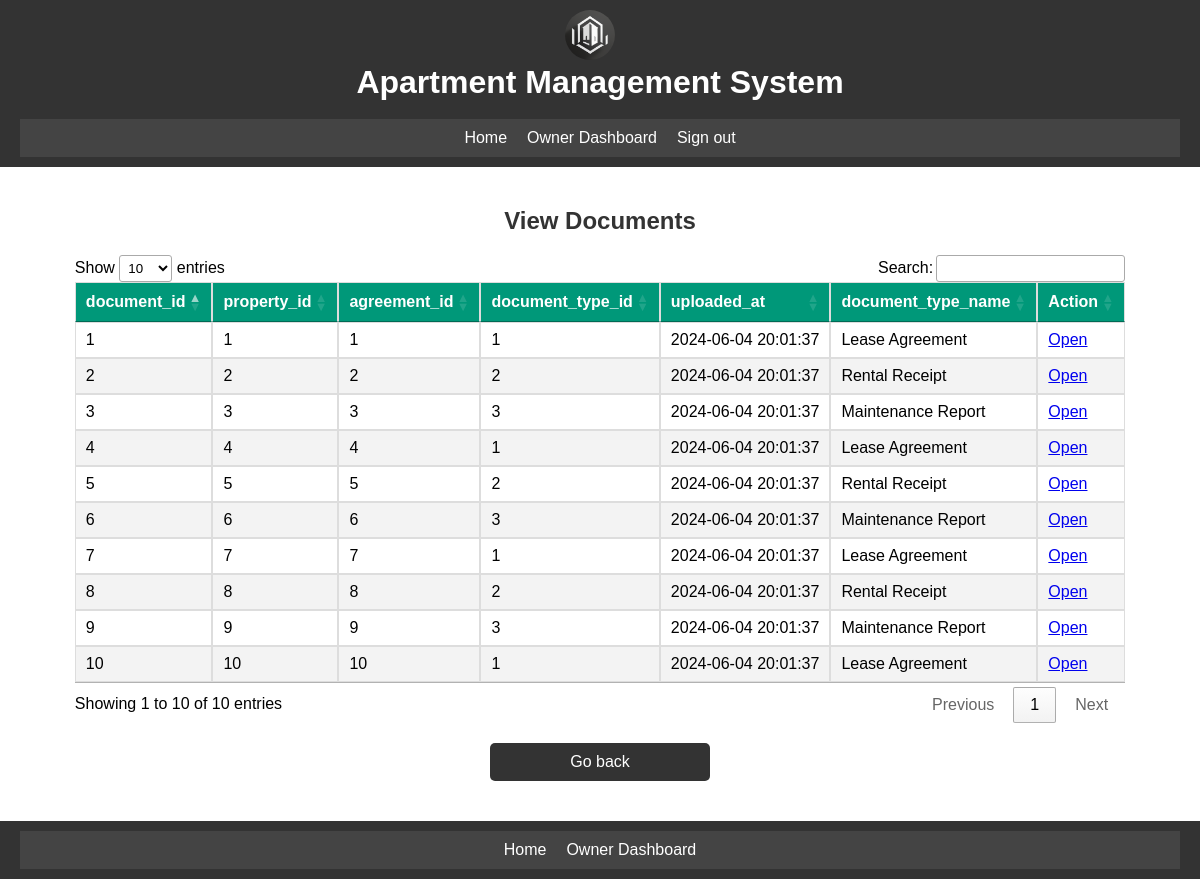
The page /documents/view_document.php (signed in) on the database its author committed.
### tables this page shows
CREATE TABLE `Documents` (
  `document_id` int PRIMARY KEY AUTO_INCREMENT,
  `property_id` int,
  `agreement_id` int,
  `document_type_id` int,
  `file_path` varchar(255) NOT NULL,
  `uploaded_at` datetime NOT NULL
);

CREATE TABLE `DocumentTypes` (
  `document_type_id` int PRIMARY KEY AUTO_INCREMENT,
  `document_type_name` varchar(50) NOT NULL
);

### includes/functions.php (called while the page is built, shortened)
<?php
function check_user_role($conn, $user_id, $role) {
    $table = '';
    if ($role === 'administrator') {
        $table = 'Administrators';
    } elseif ($role === 'owner') {
        $table = 'Owners';
    } elseif ($role === 'tenant') {
        $table = 'Tenants';
    }
    if ($table) {
        $sql = "SELECT * FROM $table WHERE user_id='$user_id'";
        $result = $conn->query($sql);
        if ($result->num_rows > 0) {
            return true;
        }
    }
    return false;
}
if (isset($_SESSION['user_id'])) {
    $user_id = $_SESSION['user_id'];
    $is_admin = check_user_role($conn, $user_id, 'administrator');
    $is_tenant = check_user_role($conn, $user_id, 'tenant');
    $is_owner = check_user_role($conn, $user_id, 'owner');
} else {
    $user_id = null;
    $is_admin = false;
    $is_tenant = false;
    $is_owner = false;
}
?>

### documents/view_document.php (the view, shortened to what this page needs)
<?php
include($_SERVER['DOCUMENT_ROOT'] . '/ApartmentManagement/auth.php');
include($_SERVER['DOCUMENT_ROOT'] . '/ApartmentManagement/includes/db.php');
include($_SERVER['DOCUMENT_ROOT'] . '/ApartmentManagement/includes/functions.php');
$stmt = $conn->prepare("SELECT document_id, property_id, agreement_id, documents.document_type_id, file_path, uploaded_at, document_type_name
                        FROM documents
                        JOIN documenttypes ON documents.document_type_id = documenttypes.document_type_id;");
$stmt->execute();
$result = $stmt->get_result();
?>
<!DOCTYPE html>
<html lang="en">
<head>
    <link rel="stylesheet" type="text/css" href="/apartmentmanagement/css/styles.css">
    <link rel="stylesheet" type="text/css" href="https://cdn.datatables.net/1.11.5/css/jquery.dataTables.css">
</head>
<body>
<?php include('../includes/header.php'); ?>
    <main>
        <h2>View Documents</h2>
        <table id="tasksTable">
        <?php if ($result->num_rows > 0): ?>
            <thead>
                <tr>
                    <th>document_id</th>
                    <th>property_id</th>
                    <th>agreement_id</th>
                    <th>document_type_id</th>
                    <th>uploaded_at</th>
                    <th>document_type_name</th>
                    <th>Action</th>
                </tr>
            </thead>
            <tbody>
                <?php while ($row = $result->fetch_assoc()): ?>
                    <tr>
                        <td><?php echo htmlspecialchars($row['document_id']); ?></td>
                        <td><?php echo htmlspecialchars($row['property_id']); ?></td>
                        <td><?php echo htmlspecialchars($row['agreement_id']); ?></td>
                        <td><?php echo htmlspecialchars($row['document_type_id']); ?></td>
                        <td><?php echo htmlspecialchars($row['uploaded_at']); ?></td>
                        <td><?php echo htmlspecialchars($row['document_type_name']); ?></td>
                        <td><a href="#" onclick="handleFileClick(event, '../uploads/<?php echo htmlspecialchars($row['file_path']); ?>')">Open</a></td>
                    </tr>
                <?php endwhile; ?>
            </tbody>
            <?php else: ?>
                <tr>
                    <td colspan="7">You don't have documents at the moment.</td>
                </tr>
            <?php endif; ?>
        </table>
        <?php
            $back_link = '/apartmentmanagement/index.php';
            if ($is_admin) {
                $back_link = '/apartmentmanagement/dashboards/administrator_dashboard.php';
            } elseif ($is_tenant) {
                $back_link = '/apartmentmanagement/dashboards/tenant_dashboard.php';
            } elseif ($is_owner) {
                $back_link = '/apartmentmanagement/dashboards/owner_dashboard.php';
            }
        ?>
        <a class="back-button" href="<?php echo $back_link; ?>">Go back</a>
    </main>
    <?php include('../includes/footer.php'); ?>
</body>
</html>

### includes/header.php (shortened to what this page needs)
<!DOCTYPE html>
<html lang="en">
<head>
    <link rel="stylesheet" type="text/css" href="/Apartmentmanagement/css/styles.css">
</head>
<body>
    <header>
        <div class="header-content">
            <img src="/apartmentmanagement/images/logo.jpeg" alt="Logo" class="logo">
            <h1>Apartment Management System</h1>
        </div><br>
        <nav>
            <?php
            require_once($_SERVER['DOCUMENT_ROOT'] . '/apartmentmanagement/includes/db.php');
            require_once($_SERVER['DOCUMENT_ROOT'] . '/apartmentmanagement/includes/functions.php');
            if (isset($_SESSION['user_id'])) {
                $user_id = $_SESSION['user_id'];
                if (check_user_role($conn, $user_id, 'administrator')): ?>
                <?php endif;
                if (check_user_role($conn, $user_id, 'owner')): ?>
                    <a href="/apartmentmanagement/index.php">Home</a>
                    <a href="/apartmentmanagement/dashboards/owner_dashboard.php">Owner Dashboard</a>
                    <a href="/apartmentmanagement/logout.php">Sign out</a>
                <?php endif;
                if (check_user_role($conn, $user_id, 'tenant')): ?>
                    <a href="/apartmentmanagement/index.php">Home</a>
                    <a href="/apartmentmanagement/dashboards/tenant_dashboard.php">Tenant Dashboard</a>
                    <a href="/apartmentmanagement/logout.php">Sign out</a>
                <?php endif;
            } else {
                echo '<a href="/apartmentmanagement/login.php">Login</a>';
            }
            ?>
        </nav>
    </header>
</body>
</html>

### includes/footer.php (shortened to what this page needs)
<!DOCTYPE html>
<html lang="en">
<head>
    <link rel="stylesheet" type="text/css" href="/Apartmentmanagement/css/styles.css">
</head>
<body>
    <div class="wrapper">
        <footer class="footer">
        <nav>
            <?php
            require_once($_SERVER['DOCUMENT_ROOT'] . '/apartmentmanagement/includes/db.php');
            require_once($_SERVER['DOCUMENT_ROOT'] . '/apartmentmanagement/includes/functions.php');
            if (isset($_SESSION['user_id'])) {
                $user_id = $_SESSION['user_id'];
                if (check_user_role($conn, $user_id, 'administrator')): ?>
                <?php endif;
                if (check_user_role($conn, $user_id, 'owner')): ?>
                    <a href="/apartmentmanagement/index.php">Home</a>
                    <a href="/apartmentmanagement/dashboards/owner_dashboard.php">Owner Dashboard</a>
                <?php endif;
                if (check_user_role($conn, $user_id, 'tenant')): ?>
                <?php endif;
            } else {
                echo 'Apartment Management System';
            }
            ?>
        </nav>
        </footer>
    </div>
</body>
</html>

### css/styles.css (style rules this page uses)
html, body { height: 100%; margin: 0; }
body { font-family: Arial, sans-serif; display: flex; flex-direction: column; }
header { background: #333; color: #fff; padding: 10px 20px; text-align: center; flex-shrink: 0; }
.logo { height: 50px; width: 50px; border-radius: 50%; object-fit: cover; margin-right: 20px; }
header h1 { margin: 0; }
.footer { background: #333; color: #fff; padding: 10px 20px; text-align: center; flex-shrink: 0; }
nav { display: flex; justify-content: center; background-color: #444; padding: 10px 0; }
nav a { color: #fff; margin: 0 10px; text-decoration: none; }
main { padding: 20px; flex: 1; display: flex; flex-direction: column; align-items: center; }
h2 { color: #333; }
.back-button { display: block; width: 200px; margin: 20px auto; padding: 10px; background-color: #333; color: #fff; text-align: center; text-decoration: none; border-radius: 5px; transition: background-color 0.3s; }
table { width: 100%; border-collapse: collapse; margin: 20px 0; font-size: 16px; min-width: 400px; }
table thead tr { background-color: #009879; color: #ffffff; text-align: left; font-weight: bold; }
table th, table td { padding: 12px 15px; border: 1px solid #ddd; }
table tbody tr { border-bottom: 1px solid #ddd; }
table tbody tr:nth-of-type(even) { background-color: #f3f3f3; }
table tbody tr:last-of-type { border-bottom: 2px solid #009879; }

### rows shown on the page
documents: document_id "1", property "1", agreement "1", document_type "1", uploaded_at "2024-06-04 20:01:37", document_type.document_type_name "Lease Agreement"
documents: document_id "4", property "4", agreement "4", document_type "1", uploaded_at "2024-06-04 20:01:37", document_type.document_type_name "Lease Agreement"
documents: document_id "7", property "7", agreement "7", document_type "1", uploaded_at "2024-06-04 20:01:37", document_type.document_type_name "Lease Agreement"
documents: document_id "10", property "10", agreement "10", document_type "1", uploaded_at "2024-06-04 20:01:37", document_type.document_type_name "Lease Agreement"
documents: document_id "2", property "2", agreement "2", document_type "2", uploaded_at "2024-06-04 20:01:37", document_type.document_type_name "Rental Receipt"
documents: document_id "5", property "5", agreement "5", document_type "2", uploaded_at "2024-06-04 20:01:37", document_type.document_type_name "Rental Receipt"
documents: document_id "8", property "8", agreement "8", document_type "2", uploaded_at "2024-06-04 20:01:37", document_type.document_type_name "Rental Receipt"
documents: document_id "3", property "3", agreement "3", document_type "3", uploaded_at "2024-06-04 20:01:37", document_type.document_type_name "Maintenance Report"
documents: document_id "6", property "6", agreement "6", document_type "3", uploaded_at "2024-06-04 20:01:37", document_type.document_type_name "Maintenance Report"
documents: document_id "9", property "9", agreement "9", document_type "3", uploaded_at "2024-06-04 20:01:37", document_type.document_type_name "Maintenance Report"
